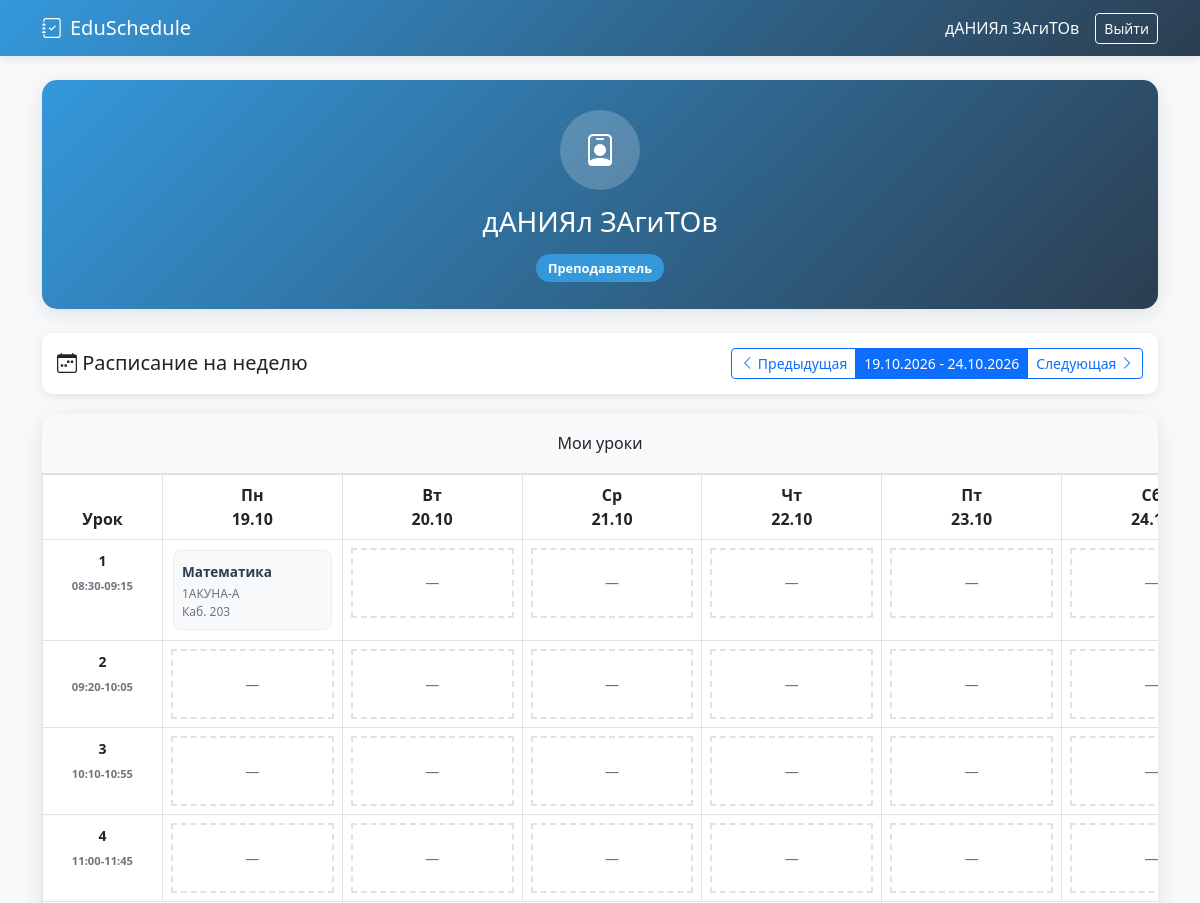
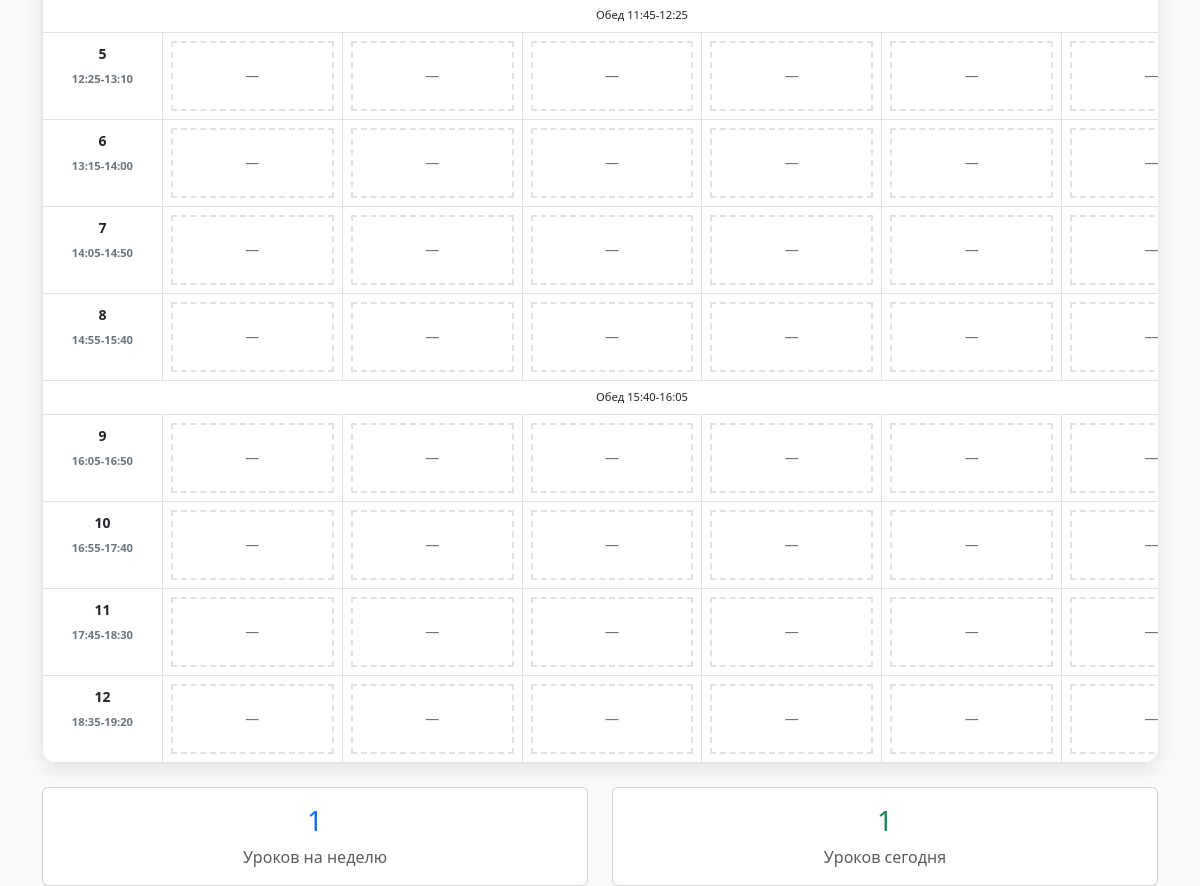
The page /authorized.php (signed in) on the database its author committed (2 pictures, top to bottom).
### tables this page shows
CREATE TABLE `schedule` (
  `id` int NOT NULL,
  `date` date NOT NULL,
  `faculty_id` int NOT NULL,
  `subgroup` int DEFAULT '1',
  `lesson_number` int NOT NULL,
  `start_time` time NOT NULL,
  `end_time` time NOT NULL,
  `subject` varchar(100) NOT NULL,
  `teacher_id` int NOT NULL,
  `classroom` varchar(10) NOT NULL,
  `created_at` timestamp NULL DEFAULT CURRENT_TIMESTAMP
);

CREATE TABLE `users` (
  `id` int NOT NULL,
  `role` enum('student','teacher') NOT NULL,
  `fullname` varchar(100) NOT NULL,
  `email` varchar(100) NOT NULL,
  `login` varchar(50) NOT NULL,
  `password` varchar(255) NOT NULL,
  `faculty_id` int DEFAULT NULL,
  `group_letter` char(1) DEFAULT NULL,
  `is_approved` tinyint(1) DEFAULT '0',
  `created_at` timestamp NULL DEFAULT CURRENT_TIMESTAMP,
  `updated_at` timestamp NULL DEFAULT CURRENT_TIMESTAMP ON UPDATE CURRENT_TIMESTAMP
);

CREATE TABLE `faculty` (
  `id` int NOT NULL,
  `name` varchar(50) NOT NULL,
  `full_name` varchar(100) NOT NULL,
  `created_at` timestamp NULL DEFAULT CURRENT_TIMESTAMP
);

### authorized.php (the view, shortened to what this page needs)
<?php
require_once('db.php');
$user = $_SESSION['user'];
$current_week = isset($_GET['week']) ? $_GET['week'] : date('W');
$current_year = isset($_GET['year']) ? $_GET['year'] : date('Y');
function getWeekDates($year, $week) {
    $dates = [];
    $first_day = new DateTime();
    $first_day->setISODate($year, $week);
    for ($i = 0; $i < 6; $i++) {
        $date = clone $first_day;
        $date->modify("+$i days");
        $dates[] = $date->format('Y-m-d');
    }
    return $dates;
}
$schedule_data = [];
if ($user['role'] == 'teacher' && !$user['is_approved']) {
    $show_schedule = false;
} else {
    if ($user['role'] == 'student') {
        foreach (getWeekDates($current_year, $current_week) as $date) {
            $stmt = $conn->prepare("
                SELECT s.*, u.fullname as teacher_name, f.name as faculty_name
                FROM schedule s
                LEFT JOIN users u ON s.teacher_id = u.id
                LEFT JOIN faculty f ON s.faculty_id = f.id
                WHERE s.date = ? AND s.faculty_id = ?
                ORDER BY s.lesson_number
            ");
            $stmt->bind_param('si', $date, $user['faculty_id']);
            $stmt->execute();
            $result = $stmt->get_result();
            $schedule_data[$date] = $result->fetch_all(MYSQLI_ASSOC);
            $stmt->close();
        }
    } else {
        foreach (getWeekDates($current_year, $current_week) as $date) {
            $stmt = $conn->prepare("
                SELECT s.*, u.fullname as teacher_name, f.name as faculty_name
                FROM schedule s
                LEFT JOIN users u ON s.teacher_id = u.id
                LEFT JOIN faculty f ON s.faculty_id = f.id
                WHERE s.date = ? AND s.teacher_id = ?
                ORDER BY s.lesson_number
            ");
            $stmt->bind_param('si', $date, $user['id']);
            $stmt->execute();
            $result = $stmt->get_result();
            $schedule_data[$date] = $result->fetch_all(MYSQLI_ASSOC);
        }
    }
}
function getShortDayName($date) {
    $days = [
        'Monday' => 'Пн',
        'Tuesday' => 'Вт',
        'Wednesday' => 'Ср',
        'Thursday' => 'Чт',
        'Friday' => 'Пт',
        'Saturday' => 'Сб'
    ];
    $englishDay = date('l', strtotime($date));
    return $days[$englishDay];
}
function getLessonTime($number) {
    $times = [
        1 => '08:30-09:15',
        2 => '09:20-10:05',
        3 => '10:10-10:55',
        4 => '11:00-11:45',
        5 => '12:25-13:10',
        6 => '13:15-14:00',
        7 => '14:05-14:50',
        8 => '14:55-15:40',
        9 => '16:05-16:50',
        10 => '16:55-17:40',
        11 => '17:45-18:30',
        12 => '18:35-19:20'
    ];
    return $times[$number] ?? '';
}
$week_dates = getWeekDates($current_year, $current_week);
?>
<!DOCTYPE html>
<html lang="ru">
<head>
    <link href="https://cdn.jsdelivr.net/npm/bootstrap@5.3.0-alpha1/dist/css/bootstrap.min.css" rel="stylesheet">
    <link rel="stylesheet" href="https://cdn.jsdelivr.net/npm/bootstrap-icons@1.10.0/font/bootstrap-icons.css">
</head>
<body>
    <nav class="navbar navbar-dark">
        <div class="container">
            <span class="navbar-brand">
                <i class="bi bi-journal-check me-2"></i>EduSchedule
            </span>
            <div class="d-flex align-items-center">
                <span class="text-light me-3"><?= $user['fullname'] ?></span>
                <a href="logout.php" class="btn btn-outline-light btn-sm">Выйти</a>
            </div>
        </div>
    </nav>
    <div class="container mt-4">
        <div class="user-card mb-4">
            <div class="user-header">
                <div class="user-avatar">
                    <i class="bi bi-<?= $user['role'] == 'student' ? 'person' : 'person-badge' ?>"></i>
                </div>
                <h3><?= $user['fullname'] ?></h3>
                <div class="d-inline-block mt-2">
                    <?php if ($user['role'] == 'teacher' && !$user['is_approved']): ?>
                        <span class="pending-badge">
                            <i class="bi bi-clock"></i> Ожидает подтверждения
                        </span>
                    <?php else: ?>
                        <span class="role-badge">
                            <?= $user['role'] == 'student' ? 'Студент' : 'Преподаватель' ?>
                        </span>
                    <?php endif; ?>
                </div>
            </div>
        </div>
        <?php if ($user['role'] == 'teacher' && !$user['is_approved']): ?>
            <div class="alert alert-danger pending-alert">
                <h5><i class="bi bi-exclamation-triangle"></i> Аккаунт ожидает подтверждения</h5>
                <p class="mb-0">
                    Ваш аккаунт еще не подтвержден администратором. После подтверждения вы сможете просматривать свое расписание.
                    Обратитесь к администратору для активации вашего аккаунта.
                </p>
            </div>
        <?php else: ?>
            <div class="week-navigation">
                <div class="row align-items-center">
                    <div class="col-md-6">
                        <h5 class="mb-0">
                            <i class="bi bi-calendar-week"></i>
                            Расписание на неделю
                        </h5>
                    </div>
                    <div class="col-md-6 text-end">
                        <div class="btn-group">
                            <a href="?week=<?= $current_week - 1 ?>&year=<?= $current_year ?>" class="btn btn-outline-primary btn-sm">
                                <i class="bi bi-chevron-left"></i> Предыдущая
                            </a>
                            <span class="btn btn-primary btn-sm">
                                <?= date('d.m.Y', strtotime($week_dates[0])) ?> - <?= date('d.m.Y', strtotime($week_dates[5])) ?>
                            </span>
                            <a href="?week=<?= $current_week + 1 ?>&year=<?= $current_year ?>" class="btn btn-outline-primary btn-sm">
                                Следующая <i class="bi bi-chevron-right"></i>
                            </a>
                        </div>
                    </div>
                </div>
            </div>
            <div class="schedule-container">
                <div class="schedule-header">
                    <h6 class="mb-0 text-center">
                        <?php if ($user['role'] == 'student'): ?>
                            Расписание для группы <?= $user['faculty_name'] ?><?= $user['group_letter'] ? ' (' . $user['group_letter'] . ')' : '' ?>
                        <?php else: ?>
                            Мои уроки
                        <?php endif; ?>
                    </h6>
                </div>
                <div class="schedule-table">
                    <table class="table table-bordered mb-0">
                        <thead>
                            <tr>
                                <th class="time-column text-center">Урок</th>
                                <?php foreach($week_dates as $date): ?>
                                    <th class="day-header <?= $date == date('Y-m-d') ? 'today' : '' ?>">
                                        <?= getShortDayName($date) ?><br>
                                        <?= date('d.m', strtotime($date)) ?>
                                    </th>
                                <?php endforeach; ?>
                            </tr>
                        </thead>
                        <tbody>
                            <?php for($lesson_num = 1; $lesson_num <= 12; $lesson_num++): ?>
                                <?php if ($lesson_num == 5): ?>
                                    <tr class="break-row">
                                        <td colspan="7">Обед 11:45-12:25</td>
                                    </tr>
                                <?php elseif ($lesson_num == 9): ?>
                                    <tr class="break-row">
                                        <td colspan="7">Обед 15:40-16:05</td>
                                    </tr>
                                <?php endif; ?>
                                <tr>
                                    <td class="time-column text-center">
                                        <small class="fw-bold"><?= $lesson_num ?></small><br>
                                        <small class="lesson-time"><?= getLessonTime($lesson_num) ?></small>
                                    </td>
                                    <?php foreach($week_dates as $date): ?>
                                        <td style="min-width: 150px; vertical-align: top;">
                                            <?php
                                            $lessons = array_filter($schedule_data[$date] ?? [], function($l) use ($lesson_num) {
                                                return $l['lesson_number'] == $lesson_num;
                                            });
                                            ?>
                                            <?php if (count($lessons) > 0): ?>
                                                <?php foreach($lessons as $lesson): ?>
                                                    <div class="lesson-card">
                                                        <div class="lesson-subject"><?= $lesson['subject'] ?></div>
                                                        <?php if ($user['role'] == 'student'): ?>
                                                            <div class="lesson-info"><?= $lesson['teacher_name'] ?></div>
                                                        <?php else: ?>
                                                            <div class="lesson-info"><?= $lesson['faculty_name'] ?></div>
                                                        <?php endif; ?>
                                                        <div class="lesson-info">Каб. <?= $lesson['classroom'] ?></div>
                                                    </div>
                                                <?php endforeach; ?>
                                            <?php else: ?>
                                                <div class="empty-lesson">
                                                    <small>—</small>
                                                </div>
                                            <?php endif; ?>
                                        </td>
                                    <?php endforeach; ?>
                                </tr>
                            <?php endfor; ?>
                        </tbody>
                    </table>
                </div>
            </div>
            <div class="row mt-4">
                <div class="col-md-6">
                    <div class="card text-center">
                        <div class="card-body">
                            <h3 class="text-primary">
                                <?= array_sum(array_map('count', $schedule_data)) ?>
                            </h3>
                            <p class="text-muted mb-0">Уроков на неделю</p>
                        </div>
                    </div>
                </div>
                <div class="col-md-6">
                    <div class="card text-center">
                        <div class="card-body">
                            <h3 class="text-success">
                                <?= count(array_filter($schedule_data[date('Y-m-d')] ?? [])) ?>
                            </h3>
                            <p class="text-muted mb-0">Уроков сегодня</p>
                        </div>
                    </div>
                </div>
            </div>
        <?php endif; ?>
    </div>
</body>
</html>

### authorized.php (style rules this page uses)
:root { --primary-blue: #3498db; --dark-blue: #2980b9; --gradient-primary: linear-gradient(135deg, #3498db, #2c3e50); }
body { font-family: 'Segoe UI', Tahoma, Geneva, Verdana, sans-serif; background: #f8f9fa; }
.navbar { background: var(--gradient-primary); box-shadow: 0 2px 10px rgba(0,0,0,0.1); }
.user-card { background: white; border-radius: 15px; box-shadow: 0 5px 20px rgba(0,0,0,0.1); overflow: hidden; }
.user-header { background: var(--gradient-primary); color: white; padding: 30px; text-align: center; }
.user-avatar { width: 80px; height: 80px; background: rgba(255,255,255,0.2); border-radius: 50%; display: flex; align-items: center; justify-content: center; margin: 0 auto 15px; font-size: 2rem; }
.schedule-container { background: white; border-radius: 15px; box-shadow: 0 5px 20px rgba(0,0,0,0.1); overflow-x: auto; }
.schedule-header { background: #f8f9fa; padding: 20px; border-bottom: 1px solid #dee2e6; }
.day-header { background: var(--primary-blue); color: black; padding: 15px; text-align: center; font-weight: 600; min-width: 150px; }
.lesson-card { border: 1px solid #e9ecef; border-radius: 8px; padding: 8px; margin: 2px; background: #f8f9fa; font-size: 0.8rem; min-height: 70px; }
.lesson-time { font-size: 0.7rem; color: #6c757d; font-weight: 600; }
.lesson-subject { font-weight: 600; color: #2c3e50; margin: 3px 0; font-size: 0.85rem; }
.lesson-info { font-size: 0.75rem; color: #6c757d; }
.empty-lesson { border: 2px dashed #dee2e6; background: transparent; height: 70px; display: flex; align-items: center; justify-content: center; color: #6c757d; }
.week-navigation { background: white; border-radius: 10px; padding: 15px; margin-bottom: 20px; box-shadow: 0 2px 10px rgba(0,0,0,0.1); }
.role-badge { background: var(--primary-blue); color: white; padding: 5px 12px; border-radius: 20px; font-size: 0.8rem; font-weight: 600; }
.time-column { background: #f8f9fa; min-width: 100px; }
.break-row { background: #fff3cd; font-size: 0.7rem; text-align: center; padding: 2px; border-bottom: 1px solid #dee2e6; }
.schedule-table { min-width: 1200px; }

### rows shown on the page
schedule: teacher.fullname "дАНИЯл ЗАгиТОв", subject "Математика", faculty.name "1АКУНА-А", classroom "203"

### other values the page prints
date('d.m.Y', strtotime($week_dates[0])) "19.10.2026"
date('d.m.Y', strtotime($week_dates[5])) "24.10.2026"
getShortDayName($date) "Пн"
date('d.m', strtotime($date)) "19.10"
getShortDayName($date) "Вт"
date('d.m', strtotime($date)) "20.10"
getShortDayName($date) "Ср"
date('d.m', strtotime($date)) "21.10"
getShortDayName($date) "Чт"
date('d.m', strtotime($date)) "22.10"
getShortDayName($date) "Пт"
date('d.m', strtotime($date)) "23.10"
getLessonTime($lesson_num) "08:30-09:15"
getLessonTime($lesson_num) "09:20-10:05"
getLessonTime($lesson_num) "10:10-10:55"
